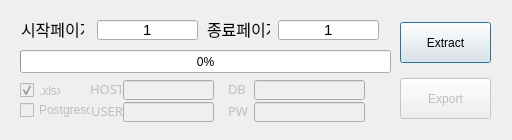
<?xml version="1.0" encoding="UTF-8"?>
<ui version="4.0">
 <class>Bike_crawl</class>
 <widget class="QDialog" name="Bike_crawl">
  <property name="geometry">
   <rect>
    <x>0</x>
    <y>0</y>
    <width>512</width>
    <height>140</height>
   </rect>
  </property>
  <property name="windowTitle">
   <string>따릉이 크롤러</string>
  </property>
  <widget class="QProgressBar" name="stat_qpb">
   <property name="geometry">
    <rect>
     <x>20</x>
     <y>50</y>
     <width>371</width>
     <height>23</height>
    </rect>
   </property>
   <property name="value">
    <number>0</number>
   </property>
  </widget>
  <widget class="QCheckBox" name="chk_db">
   <property name="enabled">
    <bool>false</bool>
   </property>
   <property name="geometry">
    <rect>
     <x>20</x>
     <y>100</y>
     <width>71</width>
     <height>20</height>
    </rect>
   </property>
   <property name="text">
    <string>Postgresql</string>
   </property>
  </widget>
  <widget class="QCheckBox" name="chk_exl">
   <property name="enabled">
    <bool>false</bool>
   </property>
   <property name="geometry">
    <rect>
     <x>20</x>
     <y>80</y>
     <width>41</width>
     <height>21</height>
    </rect>
   </property>
   <property name="text">
    <string>.xlsx</string>
   </property>
   <property name="checked">
    <bool>true</bool>
   </property>
  </widget>
  <widget class="QLabel" name="lb_start">
   <property name="geometry">
    <rect>
     <x>21</x>
     <y>20</y>
     <width>63</width>
     <height>18</height>
    </rect>
   </property>
   <property name="font">
    <font>
     <family>맑은 고딕</family>
     <pointsize>12</pointsize>
    </font>
   </property>
   <property name="autoFillBackground">
    <bool>false</bool>
   </property>
   <property name="text">
    <string>시작페이지</string>
   </property>
  </widget>
  <widget class="QLineEdit" name="arg_start">
   <property name="geometry">
    <rect>
     <x>97</x>
     <y>20</y>
     <width>101</width>
     <height>20</height>
    </rect>
   </property>
   <property name="font">
    <font>
     <pointsize>11</pointsize>
    </font>
   </property>
   <property name="text">
    <string>1</string>
   </property>
   <property name="alignment">
    <set>Qt::AlignCenter</set>
   </property>
  </widget>
  <widget class="QLineEdit" name="arg_limit">
   <property name="geometry">
    <rect>
     <x>278</x>
     <y>20</y>
     <width>101</width>
     <height>20</height>
    </rect>
   </property>
   <property name="font">
    <font>
     <pointsize>11</pointsize>
    </font>
   </property>
   <property name="text">
    <string>1</string>
   </property>
   <property name="alignment">
    <set>Qt::AlignCenter</set>
   </property>
  </widget>
  <widget class="QLabel" name="lb_end">
   <property name="geometry">
    <rect>
     <x>207</x>
     <y>20</y>
     <width>63</width>
     <height>18</height>
    </rect>
   </property>
   <property name="font">
    <font>
     <family>맑은 고딕</family>
     <pointsize>12</pointsize>
    </font>
   </property>
   <property name="text">
    <string>종료페이지</string>
   </property>
  </widget>
  <widget class="QPushButton" name="btn_extract">
   <property name="geometry">
    <rect>
     <x>400</x>
     <y>22</y>
     <width>91</width>
     <height>41</height>
    </rect>
   </property>
   <property name="text">
    <string>Extract</string>
   </property>
  </widget>
  <widget class="QPushButton" name="btn_export">
   <property name="enabled">
    <bool>false</bool>
   </property>
   <property name="geometry">
    <rect>
     <x>400</x>
     <y>78</y>
     <width>91</width>
     <height>41</height>
    </rect>
   </property>
   <property name="text">
    <string>Export</string>
   </property>
  </widget>
  <widget class="QLineEdit" name="host_ipt">
   <property name="enabled">
    <bool>false</bool>
   </property>
   <property name="geometry">
    <rect>
     <x>123</x>
     <y>80</y>
     <width>91</width>
     <height>20</height>
    </rect>
   </property>
   <property name="font">
    <font>
     <family>Arial</family>
     <pointsize>10</pointsize>
    </font>
   </property>
   <property name="text">
    <string/>
   </property>
   <property name="alignment">
    <set>Qt::AlignCenter</set>
   </property>
  </widget>
  <widget class="QLineEdit" name="db_ipt">
   <property name="enabled">
    <bool>false</bool>
   </property>
   <property name="geometry">
    <rect>
     <x>254</x>
     <y>80</y>
     <width>111</width>
     <height>20</height>
    </rect>
   </property>
   <property name="font">
    <font>
     <pointsize>11</pointsize>
    </font>
   </property>
   <property name="text">
    <string/>
   </property>
   <property name="alignment">
    <set>Qt::AlignCenter</set>
   </property>
  </widget>
  <widget class="QLabel" name="host">
   <property name="enabled">
    <bool>false</bool>
   </property>
   <property name="geometry">
    <rect>
     <x>90</x>
     <y>81</y>
     <width>31</width>
     <height>16</height>
    </rect>
   </property>
   <property name="font">
    <font>
     <family>맑은 고딕</family>
     <pointsize>10</pointsize>
     <weight>50</weight>
     <bold>false</bold>
    </font>
   </property>
   <property name="text">
    <string>HOST</string>
   </property>
   <property name="textFormat">
    <enum>Qt::AutoText</enum>
   </property>
  </widget>
  <widget class="QLabel" name="db">
   <property name="enabled">
    <bool>false</bool>
   </property>
   <property name="geometry">
    <rect>
     <x>228</x>
     <y>81</y>
     <width>41</width>
     <height>16</height>
    </rect>
   </property>
   <property name="font">
    <font>
     <family>맑은 고딕</family>
     <pointsize>10</pointsize>
     <weight>50</weight>
     <bold>false</bold>
    </font>
   </property>
   <property name="text">
    <string>DB</string>
   </property>
   <property name="textFormat">
    <enum>Qt::AutoText</enum>
   </property>
  </widget>
  <widget class="QLabel" name="user">
   <property name="enabled">
    <bool>false</bool>
   </property>
   <property name="geometry">
    <rect>
     <x>91</x>
     <y>103</y>
     <width>41</width>
     <height>16</height>
    </rect>
   </property>
   <property name="font">
    <font>
     <family>맑은 고딕</family>
     <pointsize>10</pointsize>
     <weight>50</weight>
     <bold>false</bold>
    </font>
   </property>
   <property name="text">
    <string>USER</string>
   </property>
   <property name="textFormat">
    <enum>Qt::AutoText</enum>
   </property>
  </widget>
  <widget class="QLineEdit" name="user_ipt">
   <property name="enabled">
    <bool>false</bool>
   </property>
   <property name="geometry">
    <rect>
     <x>123</x>
     <y>102</y>
     <width>91</width>
     <height>20</height>
    </rect>
   </property>
   <property name="font">
    <font>
     <pointsize>11</pointsize>
    </font>
   </property>
   <property name="text">
    <string/>
   </property>
   <property name="alignment">
    <set>Qt::AlignCenter</set>
   </property>
  </widget>
  <widget class="QLineEdit" name="pw_ipt">
   <property name="enabled">
    <bool>false</bool>
   </property>
   <property name="geometry">
    <rect>
     <x>254</x>
     <y>102</y>
     <width>111</width>
     <height>20</height>
    </rect>
   </property>
   <property name="font">
    <font>
     <pointsize>11</pointsize>
    </font>
   </property>
   <property name="text">
    <string/>
   </property>
   <property name="echoMode">
    <enum>QLineEdit::Password</enum>
   </property>
   <property name="alignment">
    <set>Qt::AlignCenter</set>
   </property>
  </widget>
  <widget class="QLabel" name="pw">
   <property name="enabled">
    <bool>false</bool>
   </property>
   <property name="geometry">
    <rect>
     <x>228</x>
     <y>103</y>
     <width>41</width>
     <height>16</height>
    </rect>
   </property>
   <property name="font">
    <font>
     <family>맑은 고딕</family>
     <pointsize>10</pointsize>
     <weight>50</weight>
     <bold>false</bold>
    </font>
   </property>
   <property name="text">
    <string>PW</string>
   </property>
   <property name="textFormat">
    <enum>Qt::AutoText</enum>
   </property>
  </widget>
 </widget>
 <resources/>
 <connections/>
</ui>
